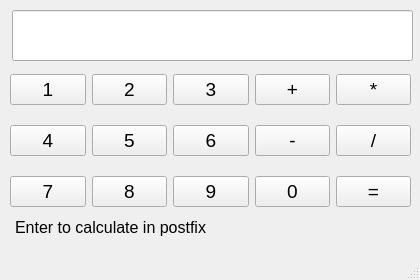
<?xml version="1.0" encoding="UTF-8"?>
<ui version="4.0">
 <class>MainWindow</class>
 <widget class="QMainWindow" name="MainWindow">
  <property name="geometry">
   <rect>
    <x>0</x>
    <y>0</y>
    <width>420</width>
    <height>280</height>
   </rect>
  </property>
  <property name="windowTitle">
   <string>MainWindow</string>
  </property>
  <widget class="QWidget" name="centralwidget">
   <widget class="QWidget" name="layoutWidget">
    <property name="geometry">
     <rect>
      <x>10</x>
      <y>60</y>
      <width>401</width>
      <height>161</height>
     </rect>
    </property>
    <layout class="QGridLayout" name="gridLayout">
     <item row="0" column="0">
      <widget class="QPushButton" name="pushButton1">
       <property name="font">
        <font>
         <pointsize>14</pointsize>
         <weight>50</weight>
         <bold>false</bold>
        </font>
       </property>
       <property name="text">
        <string>1</string>
       </property>
      </widget>
     </item>
     <item row="0" column="1">
      <widget class="QPushButton" name="pushButton2">
       <property name="font">
        <font>
         <pointsize>14</pointsize>
         <weight>50</weight>
         <bold>false</bold>
        </font>
       </property>
       <property name="text">
        <string>2</string>
       </property>
      </widget>
     </item>
     <item row="0" column="2">
      <widget class="QPushButton" name="pushButton3">
       <property name="font">
        <font>
         <pointsize>14</pointsize>
         <weight>50</weight>
         <bold>false</bold>
        </font>
       </property>
       <property name="text">
        <string>3</string>
       </property>
      </widget>
     </item>
     <item row="0" column="3">
      <widget class="QPushButton" name="pushButtonPlus">
       <property name="font">
        <font>
         <pointsize>14</pointsize>
         <weight>50</weight>
         <bold>false</bold>
        </font>
       </property>
       <property name="text">
        <string>+</string>
       </property>
      </widget>
     </item>
     <item row="0" column="4">
      <widget class="QPushButton" name="pushButtonMult">
       <property name="font">
        <font>
         <pointsize>14</pointsize>
         <weight>50</weight>
         <bold>false</bold>
        </font>
       </property>
       <property name="text">
        <string>*</string>
       </property>
      </widget>
     </item>
     <item row="1" column="0">
      <widget class="QPushButton" name="pushButton4">
       <property name="font">
        <font>
         <pointsize>14</pointsize>
         <weight>50</weight>
         <bold>false</bold>
        </font>
       </property>
       <property name="text">
        <string>4</string>
       </property>
      </widget>
     </item>
     <item row="1" column="1">
      <widget class="QPushButton" name="pushButton5">
       <property name="font">
        <font>
         <pointsize>14</pointsize>
         <weight>50</weight>
         <bold>false</bold>
        </font>
       </property>
       <property name="text">
        <string>5</string>
       </property>
      </widget>
     </item>
     <item row="1" column="2">
      <widget class="QPushButton" name="pushButton6">
       <property name="font">
        <font>
         <pointsize>14</pointsize>
         <weight>50</weight>
         <bold>false</bold>
        </font>
       </property>
       <property name="text">
        <string>6</string>
       </property>
      </widget>
     </item>
     <item row="1" column="3">
      <widget class="QPushButton" name="pushButtonMinus">
       <property name="font">
        <font>
         <pointsize>14</pointsize>
         <weight>50</weight>
         <bold>false</bold>
        </font>
       </property>
       <property name="text">
        <string>-</string>
       </property>
      </widget>
     </item>
     <item row="1" column="4">
      <widget class="QPushButton" name="pushButtonDel">
       <property name="font">
        <font>
         <pointsize>14</pointsize>
         <weight>50</weight>
         <bold>false</bold>
        </font>
       </property>
       <property name="text">
        <string>/</string>
       </property>
      </widget>
     </item>
     <item row="2" column="0">
      <widget class="QPushButton" name="pushButton7">
       <property name="font">
        <font>
         <pointsize>14</pointsize>
         <weight>50</weight>
         <bold>false</bold>
        </font>
       </property>
       <property name="text">
        <string>7</string>
       </property>
      </widget>
     </item>
     <item row="2" column="1">
      <widget class="QPushButton" name="pushButton8">
       <property name="font">
        <font>
         <pointsize>14</pointsize>
         <weight>50</weight>
         <bold>false</bold>
        </font>
       </property>
       <property name="text">
        <string>8</string>
       </property>
      </widget>
     </item>
     <item row="2" column="2">
      <widget class="QPushButton" name="pushButton9">
       <property name="font">
        <font>
         <pointsize>14</pointsize>
         <weight>50</weight>
         <bold>false</bold>
        </font>
       </property>
       <property name="text">
        <string>9</string>
       </property>
      </widget>
     </item>
     <item row="2" column="3">
      <widget class="QPushButton" name="pushButton0">
       <property name="font">
        <font>
         <pointsize>14</pointsize>
         <weight>50</weight>
         <bold>false</bold>
        </font>
       </property>
       <property name="text">
        <string>0</string>
       </property>
      </widget>
     </item>
     <item row="2" column="4">
      <widget class="QPushButton" name="pushButtonEqual">
       <property name="font">
        <font>
         <pointsize>14</pointsize>
         <weight>50</weight>
         <bold>false</bold>
        </font>
       </property>
       <property name="text">
        <string>=</string>
       </property>
      </widget>
     </item>
    </layout>
   </widget>
   <widget class="QLineEdit" name="lineEdit">
    <property name="geometry">
     <rect>
      <x>12</x>
      <y>10</y>
      <width>401</width>
      <height>51</height>
     </rect>
    </property>
    <property name="font">
     <font>
      <pointsize>20</pointsize>
     </font>
    </property>
    <property name="text">
     <string/>
    </property>
   </widget>
   <widget class="QLabel" name="label">
    <property name="geometry">
     <rect>
      <x>15</x>
      <y>212</y>
      <width>391</width>
      <height>31</height>
     </rect>
    </property>
    <property name="font">
     <font>
      <pointsize>12</pointsize>
     </font>
    </property>
    <property name="text">
     <string>Enter to calculate in postfix</string>
    </property>
   </widget>
  </widget>
  <widget class="QMenuBar" name="menubar">
   <property name="geometry">
    <rect>
     <x>0</x>
     <y>0</y>
     <width>420</width>
     <height>21</height>
    </rect>
   </property>
  </widget>
  <widget class="QStatusBar" name="statusbar"/>
 </widget>
 <resources/>
 <connections/>
</ui>
